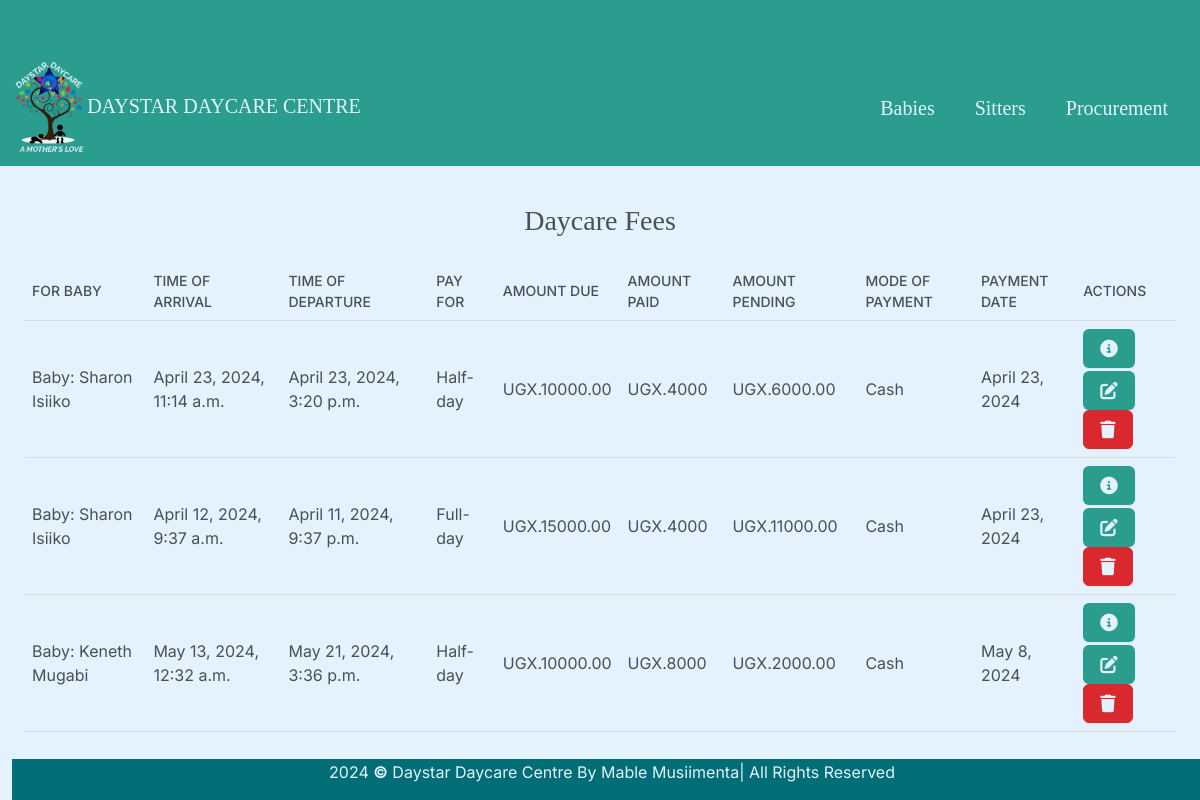
Page /babyfee/ on the committed database.
### daystarapp/models.py (models this page shows, shortened)
class Babyfee(models.Model):
    l_name = models.ForeignKey(Baby,max_length=100, on_delete=models.CASCADE, verbose_name="For Baby")
    arrival_time = models.DateTimeField(verbose_name="Time of Arrival")
    departure_time = models.DateTimeField(verbose_name="Time of Departure")
    pay_for = models.CharField(max_length=20, null=False, choices=PAY_FOR, verbose_name="Pay For")
    amount_due = models.DecimalField(max_digits=10, decimal_places=2, default=0, verbose_name="Amount Due")
    amount_paid = models.CharField(verbose_name="Price", max_length=7, validators=[RegexValidator(r'^[0-9]+$')])
    pending_amount = models.DecimalField(max_digits=10, decimal_places=2, default=0, verbose_name="Amount Pending")
    payment_date = models.DateField(null=False, verbose_name="Payment Date")
    payment_method = models.CharField(max_length=50, choices=PAYMENT_METHOD, null=False, verbose_name="Mode of Payment")

class Baby(models.Model):
    first_name = models.CharField(max_length=50, null=False)
    last_name = models.CharField(max_length=50, null=False)
    baby_number = models.CharField(max_length=4,null=False, default=0, validators=[validate_two_digit_integer, RegexValidator(regex=r'^\d{1,2}$', message='Value must be a two-digit integer')])
    gender = models.CharField(max_length=10, null=False, choices=GENDER)
    age = models.PositiveIntegerField()
    location = models.CharField(max_length=50, null=False)
    parent_name = models.CharField(max_length=50, null=False, validators=[validate_two_names])
    parent_contact = models.CharField(max_length=50, null=False, validators=[validate_phone_number])
    def __str__(self):
        return f"Baby: {self.first_name} {self.last_name}"

### daystarapp/views.py (the view)
# urls.py: path("babyfee/", views.babyfee, name="babyfee"),
def babyfee(request):
    return render(request, "babyfees/babyfee.html", {"babyfees": Babyfee.objects.all()} )

### daystarapp/templates/babyfees/babyfee.html (shortened to what this page needs)
{% extends "babies/base.html" %}
{% block body %}
<div class="container-fluid" style="padding-top: 80px;">
    <h3 class="m-4" style="text-align: center; font-family:serif;">Daycare Fees</h3>
    <div class="row">
        <div class="col-12">
            {% if babyfees %}
                <div class="table-responsive">
                    <table>
                        <thead>
                            <tr>
                                <th scope="col">For Baby</th>
                                <th scope="col">Time of Arrival</th>
                                <th scope="col">Time of Departure</th>
                                <th scope="col">Pay For</th>
                                <th scope="col">Amount Due</th>
                                <th scope="col">Amount Paid</th>
                                <th scope="col">Amount Pending</th>
                                <th scope="col">Mode of Payment</th>
                                <th scope="col">Payment Date</th>
                                <th scope="col">ACTIONS</th>
                            </tr>
                        </thead>
                        <tbody>
                            {% for babyfee in babyfees %}
                                <tr>
                                    <td>{{ babyfee.l_name }}</td>
                                    <td>{{ babyfee.arrival_time }}</td>
                                    <td>{{ babyfee.departure_time }}</td>
                                    <td>{{ babyfee.pay_for }}</td>
                                    <td>UGX.{{ babyfee.amount_due }}</td>
                                    <td>UGX.{{ babyfee.amount_paid }}</td>
                                    <td>UGX.{{ babyfee.pending_amount }}</td>
                                    <td>{{ babyfee.payment_method }}</td>
                                    <td>{{ babyfee.payment_date }}</td>
                                    <td>
                                        <button type="button" class="btn me-1" href="{% url 'view_babyfee' babyfee.id %}" data-bs-toggle="modal" data-bs-target="#myModal{{babyfee.id}}" style="background-color: #2a9d8f; color:#e3f2fd; margin-bottom:3px;"></button><br>
                                        <a class="btn me-1" href="{% url 'edi' babyfee.id %}" style="background-color: #2a9d8f; color:#e3f2fd;">
                                        </a>
                                        <button type="button" class="btn btn-danger" data-bs-toggle="modal" data-bs-target="#dele{{babyfee.id}}" style="color: #e3f2fd;">
                                        </button>
                                    </td>
                                </tr>
                          {% endfor %}
                      </tbody>
                  </table>
              </div>
          {% else %}
              <h5 class="alert alert-primary ms-4 me-4">No Fees Payment Records</h5>
          {% endif %}
      </div>
  </div>
</div>
{% endblock %}

### daystarapp/templates/babies/base.html (style rules this page uses)
.container-fluid { margin-top: 50px; position: relative; }

### daystarapp/templates/babyfees/babyfee.html (style rules this page uses)
table { border-collapse: collapse; width: 100%; }
th, td { padding: 8px; text-align: left; border-bottom: 1px solid #DDD; }

### rows in the picture
Babyfee: l_name "Baby: Sharon Isiiko", arrival_time "April 23, 2024, 11:14 a.m.", departure_time "April 23, 2024, 3:20 p.m.", pay_for "Half-day", amount_due "10000.00", amount_paid "4000", pending_amount "6000.00", payment_method "Cash", payment_date "April 23, 2024"
Babyfee: l_name "Baby: Sharon Isiiko", arrival_time "April 12, 2024, 9:37 a.m.", departure_time "April 11, 2024, 9:37 p.m.", pay_for "Full-day", amount_due "15000.00", amount_paid "4000", pending_amount "11000.00", payment_method "Cash", payment_date "April 23, 2024"
Babyfee: l_name "Baby: Keneth Mugabi", arrival_time "May 13, 2024, 12:32 a.m.", departure_time "May 21, 2024, 3:36 p.m.", pay_for "Half-day", amount_due "10000.00", amount_paid "8000", pending_amount "2000.00", payment_method "Cash", payment_date "May 8, 2024"
